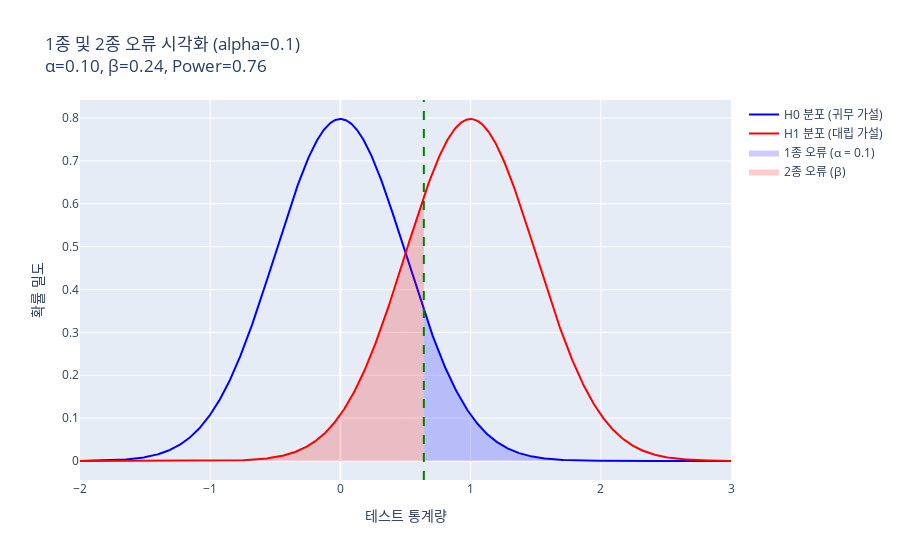

Write notebook code for a chart like this one.
### Code cell
# 연습 문제 4번 풀이 공간
# 1종 오류와 2종 오류 시각화 함수 실행
fig_q4 = plot_error_types(alpha_level=0.1, mu_alt=1, sigma=0.5, title_suffix="(alpha=0.1)")
fig_q4.show()
# 유의 수준을 올리니 베타는 줄어들고 알파 영역은 늘어남 -> 검정력이 증가

### Figure 1 — Plotly figure (JSON) as saved in the notebook; plotly's stock layout.template omitted (floating-point values rounded to 4 significant figures; data arrays with more than 128 entries replaced by an {"elided": "..."} marker saying what was removed)
{"data": [{"line": {"color": "blue"}, "mode": "lines", "name": "H0 분포 (귀무 가설)", "type": "scatter", "x": {"elided": "1000 float values"}, "y": {"elided": "1000 float values"}}, {"line": {"color": "red"}, "mode": "lines", "name": "H1 분포 (대립 가설)", "type": "scatter", "x": {"elided": "1000 float values"}, "y": {"elided": "1000 float values"}}, {"fill": "toself", "fillcolor": "rgba(0,0,255,0.2)", "line": {"color": "rgba(255,255,255,0)"}, "name": "1종 오류 (α = 0.1)", "type": "scatter", "x": {"elided": "400 float values"}, "y": {"elided": "400 float values"}}, {"fill": "toself", "fillcolor": "rgba(255,0,0,0.2)", "line": {"color": "rgba(255,255,255,0)"}, "name": "2종 오류 (β)", "type": "scatter", "x": {"elided": "400 float values"}, "y": {"elided": "400 float values"}}], "layout": {"shapes": [{"line": {"color": "green", "dash": "dash", "width": 2}, "name": "임계값", "type": "line", "x0": 0.6408, "x1": 0.6408, "xref": "x", "y0": 0, "y1": 1, "yref": "y domain"}], "title": {"text": "1종 및 2종 오류 시각화 (alpha=0.1)<br>α=0.10, β=0.24, Power=0.76"}, "xaxis": {"title": {"text": "테스트 통계량"}}, "yaxis": {"title": {"text": "확률 밀도"}}}}
